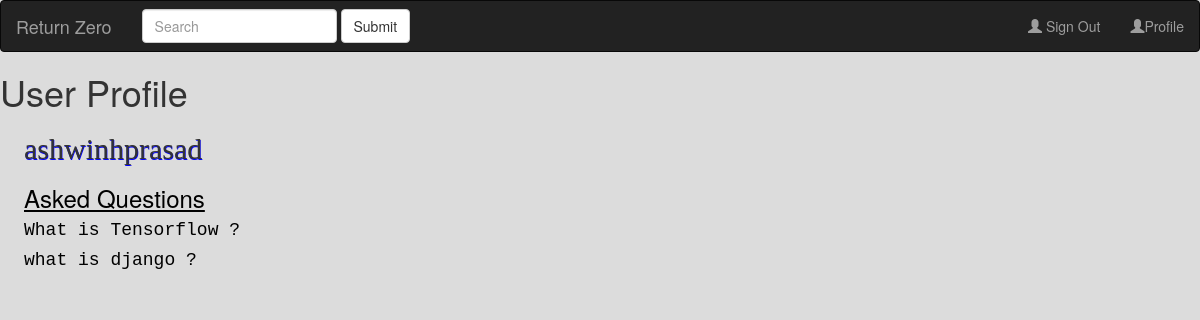
The app's page /user/profile/ (signed in), older data.
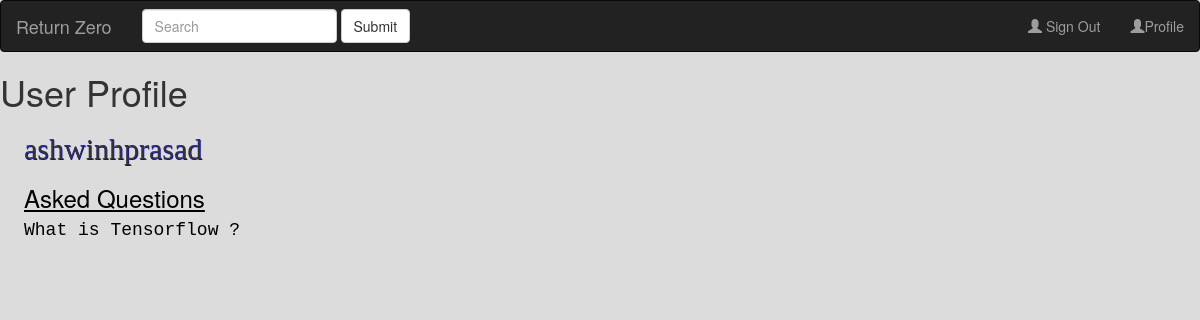
The same page, newer data.
### qa/models.py (models this page shows, shortened)
class questions(models.Model):
    question_name = models.CharField(max_length=500)
    asked_by = models.ForeignKey(UserModel,on_delete=models.CASCADE)
    uploaded_at = models.DateTimeField(auto_now_add=True)
    answer_ques = models.ManyToManyField(answers,blank=True)

### user/views.py (the view)
# urls.py: path('profile/',UserProfile,name='userprofile')
def UserProfile(request):
    context = {}
    profile = request.user
    context['profile'] = profile
    try:
        context['questions'] = questions.objects.filter(asked_by=profile)
    except:
        context['questions'] = None
    return render(request,"user/profile.html",context)

### user/templates/user/profile.html
{% extends "./base.html" %}
  {% block bodyblock %}
  <h1>User Profile</h1>
    <h2 id="profile_name">{{ profile.name }}</h2>
    {% if questions %}
      <h3>Asked Questions</h3>
      {% for question in  questions.all %}
        <a href="/qa/details/{{question.id}}"><h4>{{ question.question_name }}</h4></a>
      {% endfor %}
    {% endif %}
  {% endblock %}

Row changes from the older to the newer data that the page shows:
removed questions: question_name "what is django ?"
